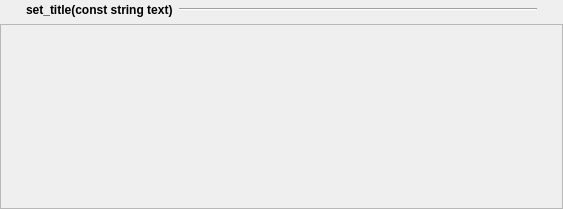
<?xml version="1.0" encoding="UTF-8"?>
<ui version="4.0">
 <class>Sys_Base_Expand</class>
 <widget class="QWidget" name="Sys_Base_Expand">
  <property name="geometry">
   <rect>
    <x>0</x>
    <y>0</y>
    <width>563</width>
    <height>209</height>
   </rect>
  </property>
  <property name="sizePolicy">
   <sizepolicy hsizetype="Expanding" vsizetype="Preferred">
    <horstretch>0</horstretch>
    <verstretch>0</verstretch>
   </sizepolicy>
  </property>
  <property name="windowTitle">
   <string>Form</string>
  </property>
  <layout class="QVBoxLayout" name="verticalLayout">
   <property name="spacing">
    <number>4</number>
   </property>
   <property name="sizeConstraint">
    <enum>QLayout::SetDefaultConstraint</enum>
   </property>
   <property name="margin">
    <number>0</number>
   </property>
   <item>
    <widget class="QWidget" name="head_widget" native="true">
     <property name="maximumSize">
      <size>
       <width>16777215</width>
       <height>20</height>
      </size>
     </property>
     <layout class="QHBoxLayout" name="head_layout">
      <property name="spacing">
       <number>6</number>
      </property>
      <property name="margin">
       <number>0</number>
      </property>
      <item>
       <widget class="QLabel" name="head_pixmap">
        <property name="minimumSize">
         <size>
          <width>20</width>
          <height>20</height>
         </size>
        </property>
        <property name="maximumSize">
         <size>
          <width>20</width>
          <height>20</height>
         </size>
        </property>
        <property name="text">
         <string/>
        </property>
       </widget>
      </item>
      <item>
       <widget class="QLabel" name="title">
        <property name="font">
         <font>
          <weight>75</weight>
          <bold>true</bold>
         </font>
        </property>
        <property name="text">
         <string>set_title(const string text)</string>
        </property>
       </widget>
      </item>
      <item>
       <widget class="Line" name="h_line">
        <property name="sizePolicy">
         <sizepolicy hsizetype="MinimumExpanding" vsizetype="Fixed">
          <horstretch>0</horstretch>
          <verstretch>0</verstretch>
         </sizepolicy>
        </property>
        <property name="minimumSize">
         <size>
          <width>0</width>
          <height>0</height>
         </size>
        </property>
        <property name="orientation">
         <enum>Qt::Horizontal</enum>
        </property>
       </widget>
      </item>
      <item>
       <widget class="QPushButton" name="expand_button">
        <property name="maximumSize">
         <size>
          <width>20</width>
          <height>20</height>
         </size>
        </property>
        <property name="text">
         <string/>
        </property>
        <property name="checkable">
         <bool>true</bool>
        </property>
        <property name="flat">
         <bool>true</bool>
        </property>
       </widget>
      </item>
     </layout>
    </widget>
   </item>
   <item>
    <widget class="QWidget" name="container_widget" native="true">
     <property name="font">
      <font>
       <weight>50</weight>
       <bold>false</bold>
      </font>
     </property>
     <layout class="QVBoxLayout" name="container_layout">
      <property name="spacing">
       <number>0</number>
      </property>
      <property name="margin">
       <number>0</number>
      </property>
      <item>
       <widget class="QFrame" name="frame">
        <property name="frameShape">
         <enum>QFrame::StyledPanel</enum>
        </property>
        <property name="frameShadow">
         <enum>QFrame::Raised</enum>
        </property>
       </widget>
      </item>
     </layout>
    </widget>
   </item>
  </layout>
 </widget>
 <resources/>
 <connections>
  <connection>
   <sender>expand_button</sender>
   <signal>clicked(bool)</signal>
   <receiver>container_widget</receiver>
   <slot>setVisible(bool)</slot>
   <hints>
    <hint type="sourcelabel">
     <x>490</x>
     <y>16</y>
    </hint>
    <hint type="destinationlabel">
     <x>250</x>
     <y>83</y>
    </hint>
   </hints>
  </connection>
 </connections>
</ui>
